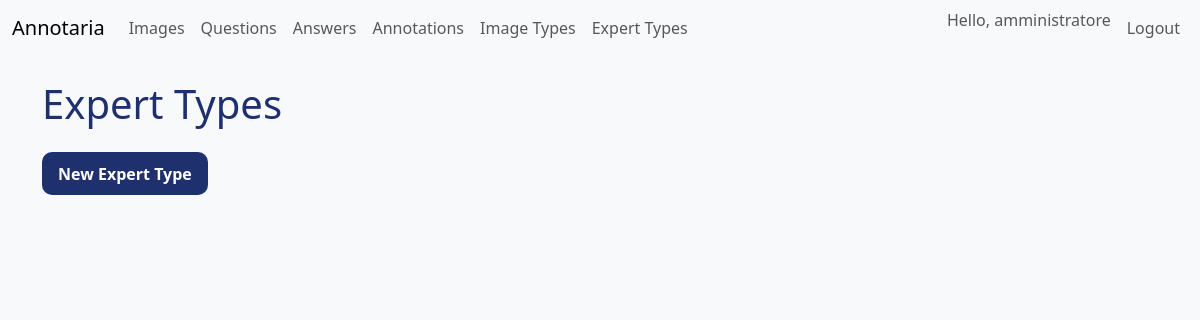
Before: /ui/expert-types (signed in) with the older database file.
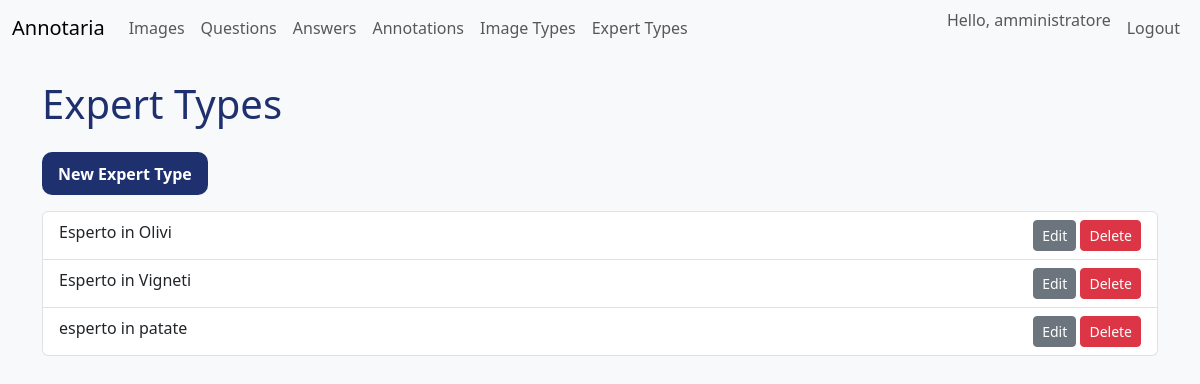
After: the same page with the newer database file.
### models.py (models this page shows)
class ExpertType(Base):
    __tablename__ = "expert_types"
    id = Column(Integer, primary_key=True, index=True)
    name = Column(String, unique=True, nullable=False)
    users = relationship("User", secondary=user_expert_types, back_populates="expert_types")

### routers/ui.py (the view)
@router.get(
    "/expert-types",
    response_class=HTMLResponse,
)
def list_expert_types(
    request: Request,
    user: UserModel = Depends(require_admin),
    db: Session = Depends(get_db),
):
    types = db.query(ExpertTypeModel).all()
    return templates.TemplateResponse(
        "expert_types.html", {"request": request, "types": types, "user": user}
    )

### templates/expert_types.html
{% extends "base.html" %}
{% block content %}
<h1>Expert Types</h1>
<a href="/ui/expert-types/create" class="btn btn-primary mb-3">New Expert Type</a>
<ul class="list-group">
{% for t in types %}
<li class="list-group-item d-flex justify-content-between">
    {{ t.name }}
    <span>
        <a href="/ui/expert-types/{{ t.id }}/edit" class="btn btn-sm btn-secondary">Edit</a>
        <form method="post" action="/ui/expert-types/{{ t.id }}/delete" class="d-inline">
            <button type="submit" class="btn btn-sm btn-danger">Delete</button>
        </form>
    </span>
</li>
{% endfor %}
</ul>
{% endblock %}

Changed rows visible on the page:
added ExpertType: name "Esperto in Olivi"
added ExpertType: name "Esperto in Vigneti"
added ExpertType: name "esperto in patate"
